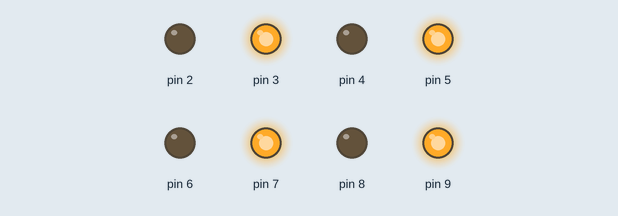
A sketch run on a simulated Arduino Uno, built with avr-gcc and run on an emulated ATmega328P. On the bench: output pins drawn as LEDs (lit = HIGH).

Above: at 0.1 s.
Timing chart, 0 to 1.6 s (numbered marks = the images above):
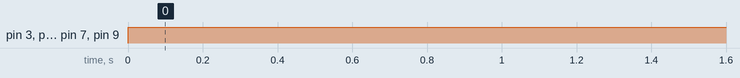

The sketch:

Ensam_01.ino
```cpp
int outpin;

void setup() {
  // put your setup code here, to run once:
  for (outpin=2;outpin<10;outpin++)
    pinMode(outpin, OUTPUT);
}

void loop() {
  int constante []={0,1,0,1,0,1,0,1};
  for (outpin=2;outpin<=9;outpin++)
    if (constante[outpin - 2] == 1)
      digitalWrite(outpin, HIGH);
    else
      digitalWrite(outpin, LOW);
  // put your main code here, to run repeatedly:
}
```

Measured:
- by itself, pin 3, pin 5, pin 7, pin 9: LOW → HIGH at 0.00 s
